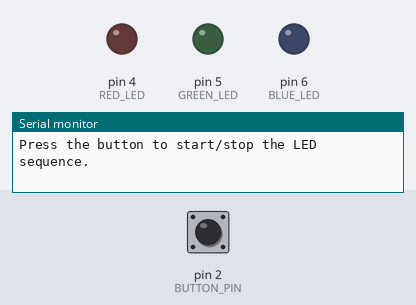
Bench run of a sketch on a simulated Arduino Uno, built with avr-gcc and run on an emulated ATmega328P. On the bench: output pins drawn as LEDs (lit = HIGH), the last lines printed to the serial monitor. The inputs (shaded band) are chosen by the test bench; at power-on: pin 2 (BUTTON_PIN) HIGH.

Above: at 1.2 s.
1.3 s: pin 2 (BUTTON_PIN) pulled LOW for 0.15 s
At 1.7 s:
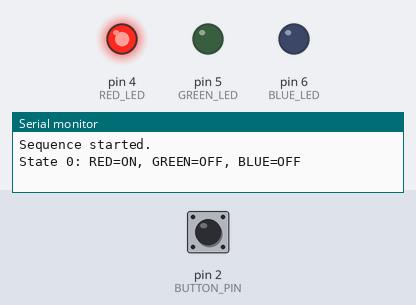
4.3 s: pin 2 (BUTTON_PIN) pulled LOW for 1 s
At 5.7 s:
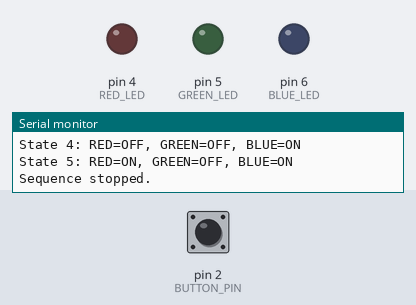
6.8 s: pin 2 (BUTTON_PIN) pulled LOW for 3.2 s
At 7.7 s:
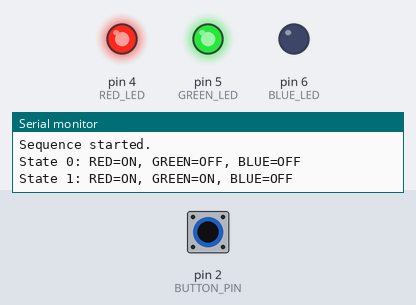
Timing chart, 0 to 17.5 s (numbered marks = the images above; inputs shaded):
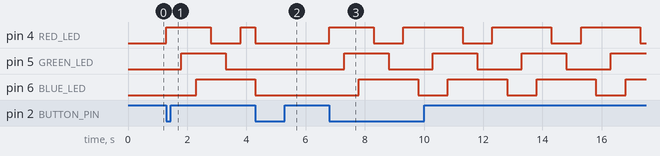

The sketch:

Lab1Project2.ino
```cpp
// Pin definitions
#define RED_LED 4      // Red LED on Pin 3
#define GREEN_LED 5    // Green LED on Pin 4
#define BLUE_LED 6     // Blue LED on Pin 5
#define BUTTON_PIN 2   // Button on Pin 2 (INT0)

// LED state array: Each row represents the state of the LEDs [Red, Green, Blue]
const int ledStates[6][3] = {
    {1, 0, 0}, // State 0: Red LED on
    {1, 1, 0}, // State 1: Red and Green LEDs on
    {1, 1, 1}, // State 2: Red, Green, and Blue LEDs on
    {0, 1, 1}, // State 3: Green and Blue LEDs on
    {0, 0, 1}, // State 4: Blue LED on
    {1, 0, 1}  // State 5: Red and Blue LEDs on
};

volatile int state = 0;      // Current state in the sequence
volatile bool isRunning = false; // Flag to track whether the sequence is running
volatile unsigned long lastDebounceTime = 0; // Time of the last button press
const unsigned long debounceDelay = 50; // Debounce delay in milliseconds

void setup()
{
    // Initialize LED pins as output
    pinMode(RED_LED, OUTPUT);
    pinMode(GREEN_LED, OUTPUT);
    pinMode(BLUE_LED, OUTPUT);

    // Initialize button pin as input with pull-up resistor
    pinMode(BUTTON_PIN, INPUT_PULLUP);

    // Attach interrupt to the button pin
    attachInterrupt(digitalPinToInterrupt(BUTTON_PIN), debounceToggle, FALLING);

    // Initialize Serial Monitor
    Serial.begin(9600);
    Serial.println("Press the button to start/stop the LED sequence.");

    // Ensure all LEDs are initially off
    digitalWrite(RED_LED, LOW);
    digitalWrite(GREEN_LED, LOW);
    digitalWrite(BLUE_LED, LOW);
}

void loop()
{
    // If the sequence is running, update the LEDs
    if (isRunning)
    {
        // Set the LEDs based on the current state
        digitalWrite(RED_LED, ledStates[state][0]);
        digitalWrite(GREEN_LED, ledStates[state][1]);
        digitalWrite(BLUE_LED, ledStates[state][2]);

        // Print the current LED state to the Serial Monitor
        Serial.print("State ");
        Serial.print(state);
        Serial.print(": RED=");
        Serial.print(ledStates[state][0] ? "ON" : "OFF");
        Serial.print(", GREEN=");
        Serial.print(ledStates[state][1] ? "ON" : "OFF");
        Serial.print(", BLUE=");
        Serial.println(ledStates[state][2] ? "ON" : "OFF");

        // Move to the next state
        state = (state + 1) % 6;

        // Delay between state changes
        delay(500); // Adjust delay for timing (500ms per state)
    } else
    {
        // If not running, ensure all LEDs are off
        digitalWrite(RED_LED, LOW);
        digitalWrite(GREEN_LED, LOW);
        digitalWrite(BLUE_LED, LOW);
    }
}

// Debounced ISR to toggle the sequence state
void debounceToggle()
{
    unsigned long currentTime = millis(); // Get the current time
    if ((currentTime - lastDebounceTime) > debounceDelay)
    { // Check if debounce delay has passed
        isRunning = !isRunning; // Toggle the running state
        lastDebounceTime = currentTime; // Update the last debounce time

        // Print the current state to the Serial Monitor
        if (isRunning)
        {
            Serial.println("Sequence started.");
        } else
        {
            Serial.println("Sequence stopped.");
        }
    }
}
```

Measured:
- after the input at 1.3 s, pin 4 (RED_LED): LOW → HIGH at once, → LOW 1.5 s later, → HIGH 1.0 s later; pin 5 (GREEN_LED): LOW → HIGH after 0.50 s, → LOW 1.5 s later; pin 6 (BLUE_LED): LOW → HIGH after 1.0 s
- after the input at 4.3 s, pin 4 (RED_LED): HIGH → LOW after 0.00 s instead of 1.5 s; pin 5 (GREEN_LED): stays LOW (without the input it goes to HIGH after 0.50 s); pin 6 (BLUE_LED): goes on until 4.3 s, then stays LOW
- after the input at 6.8 s, pin 4 (RED_LED): LOW → HIGH at once, then repeats every 3.0 s: LOW 1.0 s, HIGH 2.0 s; pin 5 (GREEN_LED): alternates HIGH for 1.5 s and LOW for 1.5 s, starting after 0.50 s; pin 6 (BLUE_LED): alternates HIGH for 2.0 s and LOW for 1.0 s, starting after 1.0 s
